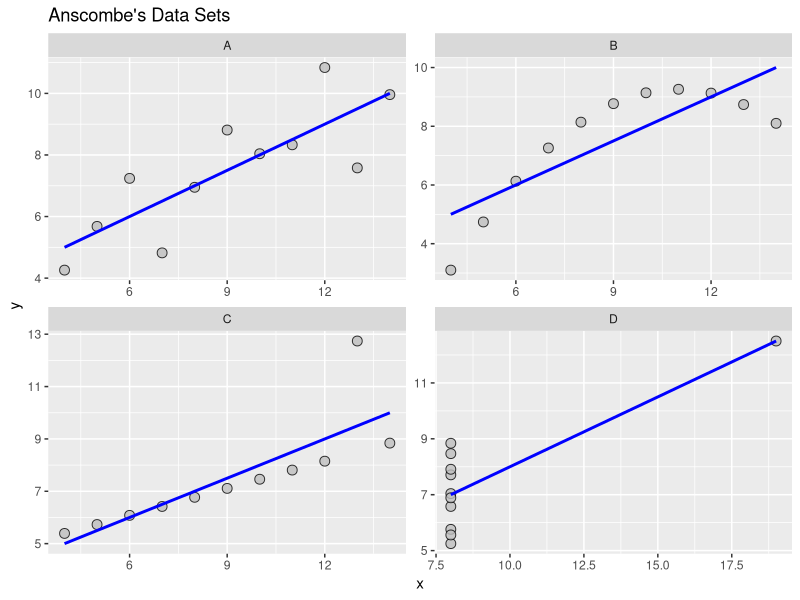

Source code (R):
## ---- chunk 1
knitr::opts_chunk$set(echo = TRUE)
## ---- chunk 2
library(ggplot2)
library(dplyr)
library(reshape2)
## ---- chunk 3
data(anscombe)
anscombe
## ---- chunk 4
A=select(anscombe, x=x1,y=y1)
B=select(anscombe, x=x2,y=y2)
C=select(anscombe, x=x3,y=y3)
D=select(anscombe, x=x4,y=y4)
## ---- chunk 5
A$group ='A'
B$group ='B'
C$group ='C'
D$group ='D'

head(A,4)  # showing sample data points from A
## ---- chunk 6
alldata=rbind(A,B,C,D)  # merging all the four data sets
alldata[c(1,13,23,43),]  # showing sample
## ---- chunk 7
summaryStats =alldata%>%group_by(group)%>%summarize("Mean X"=mean(x),
                                       "Sample Variance X"=var(x),
                                       "Mean Y"=round(mean(y),2),
                                       "Sample Variance Y"=round(var(y),1),
                                       'Correlation between X and Y '=round(cor(x,y),2)
                                      )

models = alldata %>% 
      group_by(group) %>%
      do(mod = lm(y ~ x, data = .)) %>%
      do(data.frame(var = names(coef(.$mod)),
                    coef = round(coef(.$mod),2),
                    group = .$group)) %>%
dcast(., group~var, value.var = "coef")



summaryStats_and_linear_fit = cbind(summaryStats, data_frame("Linear Regression" =
                                    paste0("Y = ",models$"(Intercept)"," + ",models$x,"X")))

summaryStats_and_linear_fit
## ---- chunk 8
ggplot(alldata, aes(x = x,y = y)) + geom_point(shape = 21, colour = "black", fill = "grey", size = 3, alpha = 0.8) +
    ggtitle("Anscombe's Data Sets")+ geom_smooth(method = "lm", se = FALSE, color='blue') + 
    facet_wrap(~group, scales="free")
